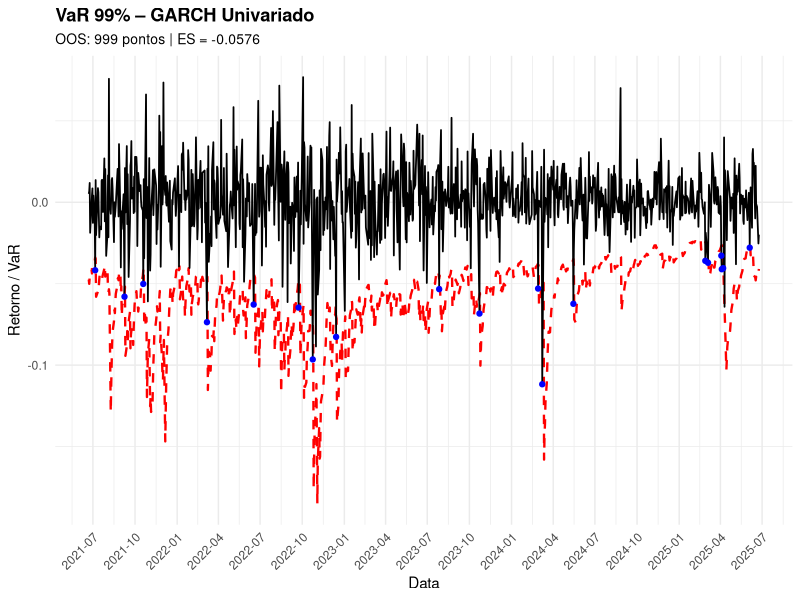
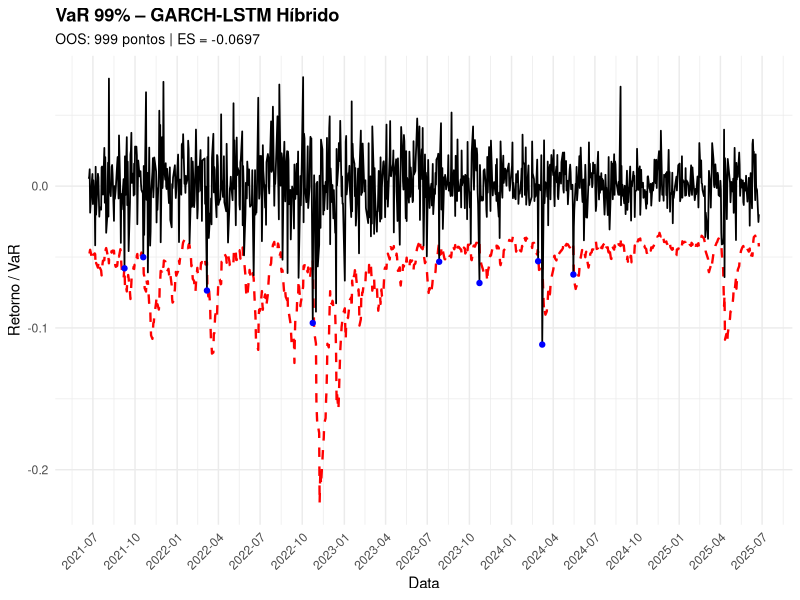
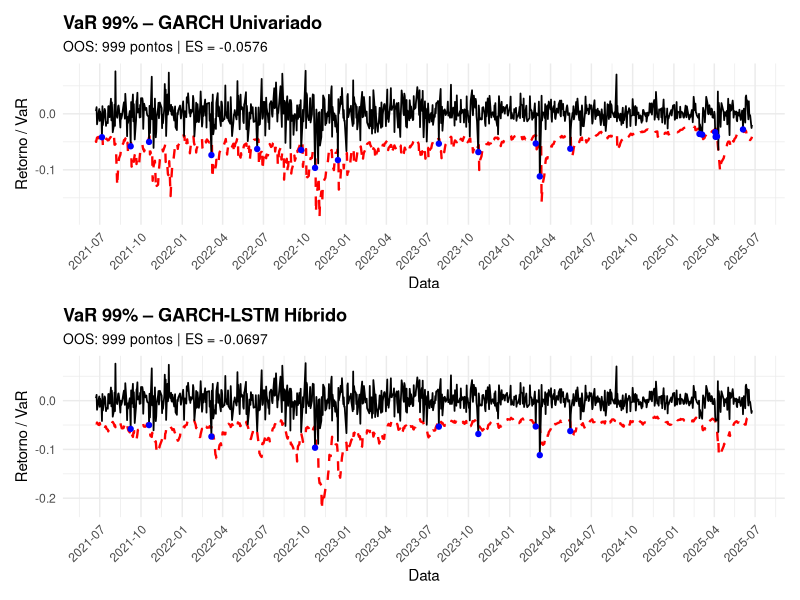

Write the R code that produced these figures, in order.
# ==============================================
# VaR & ES – GARCH vs GARCH-LSTM
# ==============================================
library(dplyr)
library(ggplot2)
library(lubridate)
library(patchwork)

# --- Parâmetros ---
initial_train <- 1500
alpha         <- 0.01
n_oos         <- 999

# --- GARCH ---
df_garch <- read.csv("vol_GARCH_1_1.csv", stringsAsFactors = FALSE) %>%
  mutate(
    Date             = ymd(Date),
    Return           = Returns,
    Residuals_garch  = Return / Sigma_GARCH
  )

# --- Médias dos retornos (janela móvel) ---
means_df <- read.csv("means_1500_garch_1_1.csv", stringsAsFactors = FALSE) %>%
  mutate(Date = ymd(Date)) %>%
  slice_tail(n = n_oos)   # médias do período OOS

# --- Previsões LSTM-GARCH OOS ---
preds_lstm <- read.csv("DF_PREDS/T70.csv", stringsAsFactors = FALSE)$Prediction

# --- Quantil GARCH (resíduos 1:1500) ---
q_alpha <- quantile(
  df_garch$Residuals_garch[1:initial_train],
  probs = alpha, na.rm = TRUE
)

# ====================================
# 1) VaR & ES – GARCH Univariado
# ====================================
df_oos_garch <- df_garch %>%
  slice((initial_train + 1):n()) %>%
  slice_head(n = n_oos) %>%
  left_join(means_df, by = "Date") %>%
  transmute(
    Date   = Date,
    Return = Return,
    Mu     = Mu_Window,
    Sigma  = Sigma_GARCH,
    VaR    = Mu + Sigma * q_alpha,
    Exceed = Return < VaR
  )

ES_garch <- df_oos_garch %>%
  filter(Exceed) %>%
  summarise(ES = mean(Return, na.rm = TRUE)) %>%
  pull(ES)

p1 <- ggplot(df_oos_garch, aes(Date)) +
  geom_line(aes(y = VaR),    color = "red",   linetype = "dashed", size = 0.8) +
  geom_line(aes(y = Return), color = "black", size = 0.6) +
  geom_point(data = filter(df_oos_garch, Exceed),
             aes(y = Return), color = "blue", size = 1.5) +
  labs(
    title    = "VaR 99% – GARCH Univariado",
    subtitle = sprintf("OOS: %d pontos | ES = %.4f", n_oos, ES_garch),
    x        = "Data",
    y        = "Retorno / VaR"
  ) +
  scale_x_date(date_labels = "%Y-%m", date_breaks = "3 months") +
  theme_minimal() +
  theme(
    plot.title    = element_text(face = "bold"),
    plot.subtitle = element_text(size = 10),
    axis.text.x   = element_text(angle = 45, hjust = 1)
  )

p1
cat("GARCH Univariado – violações:", sum(df_oos_garch$Exceed), "\n")

# ====================================
# 2) VaR & ES – GARCH-LSTM Híbrido
# ====================================
# resíduos in-sample do LSTM para recalibrar quantil
residuals_lstm_insample <- read.csv("Res/LSTM_residuals_in_sample_71.csv",
                                    stringsAsFactors = FALSE)$Residual
q_alpha_lstm <- quantile(residuals_lstm_insample,
                         probs = alpha, na.rm = TRUE)

df_oos_lstm <- df_garch %>%
  slice((initial_train + 1):n()) %>%
  slice_head(n = n_oos) %>%
  left_join(means_df, by = "Date") %>%
  mutate(
    Sigma_hat    = preds_lstm[1:n_oos],
    VaR_LSTM     = Mu_Window + Sigma_hat * q_alpha_lstm,
    Exceed_LSTM  = Return < VaR_LSTM
  ) %>%
  transmute(Date, Return, Mu = Mu_Window, Sigma_hat, VaR_LSTM, Exceed_LSTM)

ES_lstm <- df_oos_lstm %>%
  filter(Exceed_LSTM) %>%
  summarise(ES = mean(Return, na.rm = TRUE)) %>%
  pull(ES)

p2 <- ggplot(df_oos_lstm, aes(Date)) +
  geom_line(aes(y = VaR_LSTM),   color = "red",   linetype = "dashed", size = 0.8) +
  geom_line(aes(y = Return),     color = "black", size = 0.6) +
  geom_point(data = filter(df_oos_lstm, Exceed_LSTM),
             aes(y = Return), color = "blue", size = 1.5) +
  labs(
    title    = "VaR 99% – GARCH-LSTM Híbrido",
    subtitle = sprintf("OOS: %d pontos | ES = %.4f", n_oos, ES_lstm),
    x        = "Data",
    y        = "Retorno / VaR"
  ) +
  scale_x_date(date_labels = "%Y-%m", date_breaks = "3 months") +
  theme_minimal() +
  theme(
    plot.title    = element_text(face = "bold"),
    plot.subtitle = element_text(size = 10),
    axis.text.x   = element_text(angle = 45, hjust = 1)
  )

p2
cat("GARCH-LSTM Híbrido – violações:", sum(df_oos_lstm$Exceed_LSTM), "\n")

# --- Gráficos combinados ---
print(p1 / p2)
